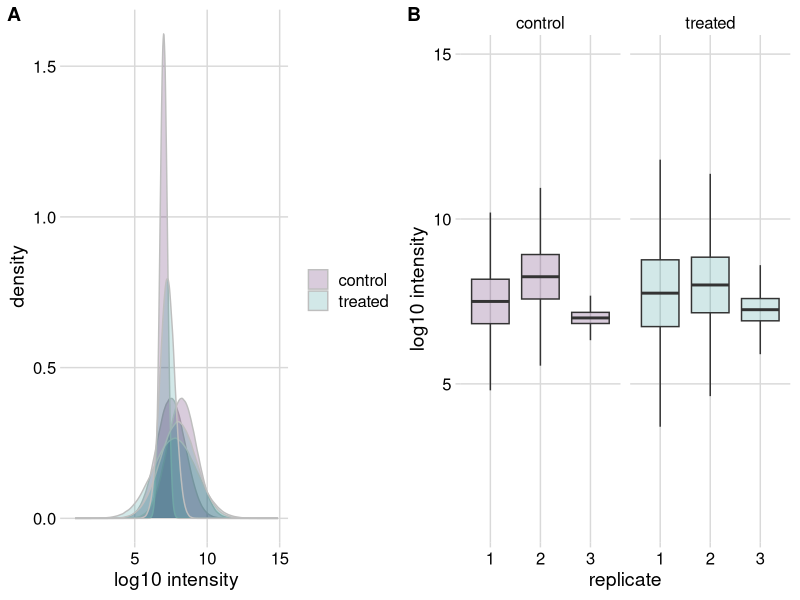

Write the R code that produced this figure. (Note: this script raises an error after producing the figure.)
## ---- chunk 1

#load functions and render local functions copy
library(tidyverse)
library(data.table)
library(ggplot2)
library(viridis)
library(cowplot)

#folder path (enter with snippet pp)
path <- "B002_normalization/"

#combine two strings
string_combine <- function(string_list, link = "_", string_priority=c("first", "last")) {
  if(!is.list(string_list)) stop("'string_list' must be a list of vectors")
  string_priority <- match.arg(string_priority)
  
  if(string_priority=="first") {
    apply(expand.grid(rev(string_list))[, length(string_list):1], 1, paste, collapse=link)
  } else {
    apply(expand.grid(string_list), 1, paste, collapse=link)
  }
}

## ---- chunk 2

#define samples, conditions and color schemes
sample_val <- string_combine(list(c("control", "treated"), 1:3))

cond_val <- unique(gsub("^(.*)_.$", "\\1", sample_val))
cond_col <- viridis(3)[1:2]
names(cond_col) <- cond_val


#generate data.table (dt) with 6 emulated log10 intensity distributions, differing in mean and sd
n_rows <- 1e6

#option 1) traditional way
set.seed(123)
dt <- data.table(control_1 = rnorm(n_rows, 7.5, 1),
                 control_2 = rnorm(n_rows, 8.25, 1),
                 control_3 = rnorm(n_rows, 7, 0.25),
                 treated_1 = rnorm(n_rows, 7.75, 1.5),
                 treated_2 = rnorm(n_rows, 8, 1.25),
                 treated_3 = rnorm(n_rows, 7.25, 0.5))

#option 2) rename dt columns with sample name string
set.seed(123)
dt <- data.table(rnorm(n_rows, 7.5, 1),
                 rnorm(n_rows, 8.25, 1),
                 rnorm(n_rows, 7, 0.25),
                 rnorm(n_rows, 7.75, 1.5),
                 rnorm(n_rows, 8, 1.25),
                 rnorm(n_rows, 7.25, 0.5))
#rename columns BY REFERENCE
setnames(dt, sample_val)

#define peptide_ID column BY REFERENCE
dt[, peptide_ID := 1:.N]

#set key for dt, which will sort dt by peptide_ID
setkey(dt, peptide_ID)
key(dt)

## ---- chunk 3

#perform wide to long format transformation using melt
dt <- melt(dt, measure.vars = sample_val, variable.name = "sample", value.name = "intensity")
setkey(dt, peptide_ID, sample)
key(dt)

#assign condition and replicate columns by reference
dt[, condition := gsub("^(.*)_.$", "\\1", sample)]
dt[, replicate := gsub("^.*_(.)$", "\\1", sample)]

#plot intensity distributions as density and boxplots
p_density <- ggplot(dt, aes(x=intensity, group=sample, fill=condition)) +
  geom_density(alpha = 0.2, color = "grey") + xlab("log10 intensity") +
  scale_fill_manual("", values = cond_col) + theme_minimal_grid()

p_boxplot <- ggplot(dt, aes(y=intensity, x=replicate, fill=condition)) +
  geom_boxplot(alpha = 0.2, outlier.shape = NA) + ylab("log10 intensity") + facet_wrap(~condition) +
  scale_fill_manual("", values = cond_col) + theme_minimal_grid() + theme(legend.position = "none")

## ---- chunk 4

plot_grid(p_density, p_boxplot, labels = "AUTO")
ggsave2(paste0(path, "figures/intensity_distributions.pdf"), width = 10, height = 5)

